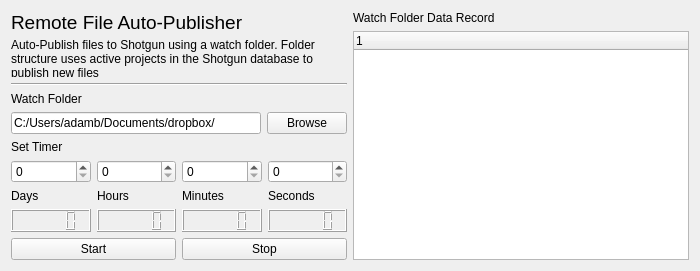
<?xml version="1.0" encoding="UTF-8"?>
<ui version="4.0">
 <class>RemoteAutoPublish</class>
 <widget class="QWidget" name="RemoteAutoPublish">
  <property name="geometry">
   <rect>
    <x>0</x>
    <y>0</y>
    <width>700</width>
    <height>271</height>
   </rect>
  </property>
  <property name="minimumSize">
   <size>
    <width>700</width>
    <height>271</height>
   </size>
  </property>
  <property name="maximumSize">
   <size>
    <width>700</width>
    <height>271</height>
   </size>
  </property>
  <property name="windowTitle">
   <string>Remote Auto Publish</string>
  </property>
  <layout class="QHBoxLayout" name="horizontalLayout_5">
   <item>
    <layout class="QVBoxLayout" name="verticalLayout_5">
     <item>
      <widget class="QLabel" name="label">
       <property name="font">
        <font>
         <pointsize>14</pointsize>
        </font>
       </property>
       <property name="text">
        <string>Remote File Auto-Publisher</string>
       </property>
      </widget>
     </item>
     <item>
      <layout class="QVBoxLayout" name="verticalLayout_6">
       <item>
        <widget class="QLabel" name="label_8">
         <property name="text">
          <string>Auto-Publish files to Shotgun using a watch folder. Folder structure uses active projects in the Shotgun database to publish new files</string>
         </property>
         <property name="wordWrap">
          <bool>true</bool>
         </property>
        </widget>
       </item>
       <item>
        <widget class="Line" name="line">
         <property name="orientation">
          <enum>Qt::Horizontal</enum>
         </property>
        </widget>
       </item>
       <item>
        <widget class="QLabel" name="label_7">
         <property name="text">
          <string>Watch Folder</string>
         </property>
         <property name="alignment">
          <set>Qt::AlignBottom|Qt::AlignLeading|Qt::AlignLeft</set>
         </property>
        </widget>
       </item>
       <item>
        <layout class="QHBoxLayout" name="horizontalLayout_4">
         <item>
          <widget class="QLineEdit" name="watch_folder">
           <property name="text">
            <string>C:/Users/adamb/Documents/dropbox/</string>
           </property>
          </widget>
         </item>
         <item>
          <widget class="QPushButton" name="browse">
           <property name="text">
            <string>Browse</string>
           </property>
          </widget>
         </item>
        </layout>
       </item>
      </layout>
     </item>
     <item>
      <widget class="QLabel" name="label_6">
       <property name="text">
        <string>Set Timer</string>
       </property>
       <property name="alignment">
        <set>Qt::AlignBottom|Qt::AlignLeading|Qt::AlignLeft</set>
       </property>
      </widget>
     </item>
     <item>
      <layout class="QHBoxLayout" name="horizontalLayout_3">
       <item>
        <widget class="QSpinBox" name="set_days"/>
       </item>
       <item>
        <widget class="QSpinBox" name="set_hours"/>
       </item>
       <item>
        <widget class="QSpinBox" name="set_minutes"/>
       </item>
       <item>
        <widget class="QSpinBox" name="set_seconds"/>
       </item>
      </layout>
     </item>
     <item>
      <layout class="QHBoxLayout" name="horizontalLayout_2">
       <item>
        <layout class="QVBoxLayout" name="verticalLayout">
         <item>
          <widget class="QLabel" name="label_2">
           <property name="text">
            <string>Days</string>
           </property>
           <property name="alignment">
            <set>Qt::AlignBottom|Qt::AlignLeading|Qt::AlignLeft</set>
           </property>
           <property name="buddy">
            <cstring>set_days</cstring>
           </property>
          </widget>
         </item>
         <item>
          <widget class="QLCDNumber" name="days_timer">
           <property name="styleSheet">
            <string notr="true">color: rgb(255, 85, 0)</string>
           </property>
           <property name="intValue" stdset="0">
            <number>0</number>
           </property>
          </widget>
         </item>
        </layout>
       </item>
       <item>
        <layout class="QVBoxLayout" name="verticalLayout_2">
         <item>
          <widget class="QLabel" name="label_3">
           <property name="text">
            <string>Hours</string>
           </property>
           <property name="alignment">
            <set>Qt::AlignBottom|Qt::AlignLeading|Qt::AlignLeft</set>
           </property>
           <property name="buddy">
            <cstring>set_hours</cstring>
           </property>
          </widget>
         </item>
         <item>
          <widget class="QLCDNumber" name="hours_timer">
           <property name="styleSheet">
            <string notr="true">color: rgb(255, 85, 0);</string>
           </property>
          </widget>
         </item>
        </layout>
       </item>
       <item>
        <layout class="QVBoxLayout" name="verticalLayout_3">
         <item>
          <widget class="QLabel" name="label_4">
           <property name="text">
            <string>Minutes</string>
           </property>
           <property name="alignment">
            <set>Qt::AlignBottom|Qt::AlignLeading|Qt::AlignLeft</set>
           </property>
           <property name="buddy">
            <cstring>set_minutes</cstring>
           </property>
          </widget>
         </item>
         <item>
          <widget class="QLCDNumber" name="minutes_timer">
           <property name="font">
            <font>
             <family>Modern</family>
            </font>
           </property>
           <property name="focusPolicy">
            <enum>Qt::NoFocus</enum>
           </property>
           <property name="styleSheet">
            <string notr="true">color: rgb(255, 85, 0);</string>
           </property>
          </widget>
         </item>
        </layout>
       </item>
       <item>
        <layout class="QVBoxLayout" name="verticalLayout_4">
         <item>
          <widget class="QLabel" name="label_5">
           <property name="text">
            <string>Seconds</string>
           </property>
           <property name="alignment">
            <set>Qt::AlignBottom|Qt::AlignLeading|Qt::AlignLeft</set>
           </property>
           <property name="buddy">
            <cstring>set_seconds</cstring>
           </property>
          </widget>
         </item>
         <item>
          <widget class="QLCDNumber" name="seconds_timer">
           <property name="sizeIncrement">
            <size>
             <width>0</width>
             <height>0</height>
            </size>
           </property>
           <property name="styleSheet">
            <string notr="true">color: rgb(255, 85, 0);</string>
           </property>
           <property name="smallDecimalPoint">
            <bool>false</bool>
           </property>
          </widget>
         </item>
        </layout>
       </item>
      </layout>
     </item>
     <item>
      <layout class="QHBoxLayout" name="horizontalLayout">
       <item>
        <widget class="QPushButton" name="start_btn">
         <property name="text">
          <string>Start</string>
         </property>
        </widget>
       </item>
       <item>
        <widget class="QPushButton" name="stop_btn">
         <property name="text">
          <string>Stop</string>
         </property>
        </widget>
       </item>
      </layout>
     </item>
    </layout>
   </item>
   <item>
    <layout class="QVBoxLayout" name="verticalLayout_7">
     <item>
      <widget class="QLabel" name="label_9">
       <property name="text">
        <string>Watch Folder Data Record</string>
       </property>
      </widget>
     </item>
     <item>
      <widget class="QTreeWidget" name="database">
       <column>
        <property name="text">
         <string notr="true">1</string>
        </property>
       </column>
      </widget>
     </item>
    </layout>
   </item>
  </layout>
 </widget>
 <resources/>
 <connections/>
</ui>
